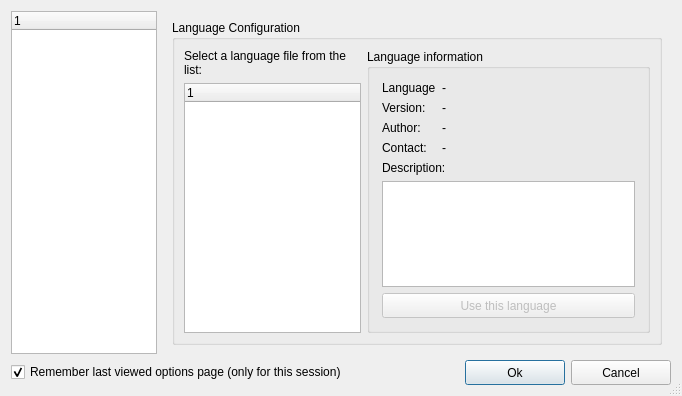
<ui version="4.0" >
 <class>Options</class>
 <widget class="QDialog" name="Options" >
  <property name="geometry" >
   <rect>
    <x>0</x>
    <y>0</y>
    <width>682</width>
    <height>368</height>
   </rect>
  </property>
  <property name="windowTitle" >
   <string>Options</string>
  </property>
  <property name="windowIcon" >
   <iconset resource="../resources/resources.qrc" >:/buttons/images/options.png</iconset>
  </property>
  <property name="sizeGripEnabled" >
   <bool>true</bool>
  </property>
  <layout class="QGridLayout" >
   <item row="0" column="0" >
    <widget class="QTreeWidget" name="trvMenu" >
     <property name="sizePolicy" >
      <sizepolicy vsizetype="Expanding" hsizetype="Fixed" >
       <horstretch>0</horstretch>
       <verstretch>0</verstretch>
      </sizepolicy>
     </property>
     <property name="maximumSize" >
      <size>
       <width>146</width>
       <height>16777215</height>
      </size>
     </property>
     <property name="cursor" stdset="0" >
      <cursorShape>PointingHandCursor</cursorShape>
     </property>
     <property name="frameShape" >
      <enum>QFrame::StyledPanel</enum>
     </property>
     <property name="iconSize" >
      <size>
       <width>48</width>
       <height>48</height>
      </size>
     </property>
     <property name="rootIsDecorated" >
      <bool>false</bool>
     </property>
     <property name="uniformRowHeights" >
      <bool>true</bool>
     </property>
     <property name="itemsExpandable" >
      <bool>false</bool>
     </property>
     <property name="allColumnsShowFocus" >
      <bool>true</bool>
     </property>
     <property name="wordWrap" >
      <bool>true</bool>
     </property>
     <column>
      <property name="text" >
       <string>1</string>
      </property>
     </column>
    </widget>
   </item>
   <item row="0" column="1" >
    <widget class="QStackedWidget" name="pgOptions" >
     <property name="currentIndex" >
      <number>1</number>
     </property>
     <widget class="QWidget" name="pgBasic" >
      <layout class="QGridLayout" >
       <item row="0" column="0" >
        <widget class="QGroupBox" name="gpbDownloads" >
         <property name="title" >
          <string>Downloads</string>
         </property>
         <layout class="QGridLayout" >
          <property name="leftMargin" >
           <number>12</number>
          </property>
          <property name="topMargin" >
           <number>12</number>
          </property>
          <property name="rightMargin" >
           <number>12</number>
          </property>
          <property name="bottomMargin" >
           <number>12</number>
          </property>
          <item row="0" column="0" >
           <widget class="QLineEdit" name="edtDownloadsDir" >
            <property name="minimumSize" >
             <size>
              <width>0</width>
              <height>21</height>
             </size>
            </property>
           </widget>
          </item>
          <item row="1" column="0" >
           <widget class="QCheckBox" name="chbDisplayPopup" >
            <property name="text" >
             <string>Display a popup window on finish a download/conversion video</string>
            </property>
           </widget>
          </item>
          <item row="0" column="1" >
           <widget class="QToolButton" name="spbSelectDownloadDir" >
            <property name="text" >
             <string>...</string>
            </property>
           </widget>
          </item>
         </layout>
        </widget>
       </item>
       <item row="1" column="0" >
        <widget class="QGroupBox" name="gpbFFmpegLib" >
         <property name="title" >
          <string>FFmpeg Lib</string>
         </property>
         <layout class="QGridLayout" >
          <property name="leftMargin" >
           <number>12</number>
          </property>
          <property name="topMargin" >
           <number>12</number>
          </property>
          <property name="rightMargin" >
           <number>12</number>
          </property>
          <property name="bottomMargin" >
           <number>12</number>
          </property>
          <item row="0" column="0" >
           <widget class="QLineEdit" name="edtFFmpegLib" >
            <property name="minimumSize" >
             <size>
              <width>0</width>
              <height>21</height>
             </size>
            </property>
            <property name="styleSheet" >
             <string>QTextLine{
background-color:#124565;
}</string>
            </property>
           </widget>
          </item>
          <item row="0" column="1" >
           <widget class="QToolButton" name="spbSelectFFmpegLib" >
            <property name="text" >
             <string>...</string>
            </property>
           </widget>
          </item>
         </layout>
        </widget>
       </item>
       <item row="2" column="0" >
        <widget class="QGroupBox" name="gpbVideoConversion" >
         <property name="title" >
          <string>Convert videos to Mpeg/DivX/etc...</string>
         </property>
         <property name="checkable" >
          <bool>true</bool>
         </property>
         <property name="checked" >
          <bool>false</bool>
         </property>
         <layout class="QGridLayout" >
          <property name="leftMargin" >
           <number>12</number>
          </property>
          <property name="topMargin" >
           <number>12</number>
          </property>
          <property name="rightMargin" >
           <number>12</number>
          </property>
          <property name="bottomMargin" >
           <number>12</number>
          </property>
          <item row="0" column="0" >
           <widget class="QLabel" name="lblOutputFormat" >
            <property name="text" >
             <string>Output format:</string>
            </property>
           </widget>
          </item>
          <item row="0" column="1" >
           <widget class="QComboBox" name="cmbOutputFormat" />
          </item>
          <item row="0" column="2" >
           <widget class="QLabel" name="lblVideoResolution" >
            <property name="text" >
             <string>Video resolution:</string>
            </property>
           </widget>
          </item>
          <item row="0" column="3" >
           <widget class="QComboBox" name="cmbVideoResolution" />
          </item>
          <item row="1" column="0" >
           <widget class="QLabel" name="lblAudioSampling" >
            <property name="text" >
             <string>Audio sampling rate (Hz):</string>
            </property>
           </widget>
          </item>
          <item row="1" column="1" >
           <widget class="QComboBox" name="cmbAudioSampling" />
          </item>
          <item row="1" column="2" >
           <widget class="QLabel" name="lblVideoFrameRate" >
            <property name="text" >
             <string>Video frame rate (Hz)</string>
            </property>
           </widget>
          </item>
          <item row="1" column="3" >
           <widget class="QComboBox" name="cmbVideoFrameRate" />
          </item>
          <item row="2" column="0" >
           <widget class="QLabel" name="lblOutputQuality" >
            <property name="text" >
             <string>Output quality:</string>
            </property>
           </widget>
          </item>
          <item row="2" column="1" colspan="3" >
           <widget class="QComboBox" name="cmbOutputQuality" />
          </item>
          <item row="3" column="0" colspan="4" >
           <widget class="QCheckBox" name="chbDeleteOriginalVideo" >
            <property name="text" >
             <string>Delete the original downloaded file after the conversion</string>
            </property>
           </widget>
          </item>
         </layout>
        </widget>
       </item>
      </layout>
     </widget>
     <widget class="QWidget" name="pgLanguage" >
      <layout class="QGridLayout" >
       <item row="0" column="0" >
        <widget class="QGroupBox" name="gpbLanguage" >
         <property name="title" >
          <string>Language Configuration </string>
         </property>
         <layout class="QGridLayout" >
          <item row="0" column="0" >
           <widget class="QLabel" name="lblSelectLanguage" >
            <property name="text" >
             <string>Select a language file from the list:</string>
            </property>
            <property name="wordWrap" >
             <bool>true</bool>
            </property>
           </widget>
          </item>
          <item rowspan="2" row="0" column="1" >
           <widget class="QGroupBox" name="gpbLanguageInfo" >
            <property name="sizePolicy" >
             <sizepolicy vsizetype="Preferred" hsizetype="Expanding" >
              <horstretch>0</horstretch>
              <verstretch>0</verstretch>
             </sizepolicy>
            </property>
            <property name="title" >
             <string>Language information</string>
            </property>
            <layout class="QGridLayout" >
             <property name="leftMargin" >
              <number>12</number>
             </property>
             <property name="topMargin" >
              <number>12</number>
             </property>
             <property name="rightMargin" >
              <number>12</number>
             </property>
             <property name="bottomMargin" >
              <number>12</number>
             </property>
             <item row="0" column="0" >
              <widget class="QLabel" name="lblLanguageTitle" >
               <property name="sizePolicy" >
                <sizepolicy vsizetype="Preferred" hsizetype="Fixed" >
                 <horstretch>0</horstretch>
                 <verstretch>0</verstretch>
                </sizepolicy>
               </property>
               <property name="text" >
                <string>Language</string>
               </property>
              </widget>
             </item>
             <item row="0" column="1" >
              <widget class="QLabel" name="lblLanguage" >
               <property name="text" >
                <string>-</string>
               </property>
              </widget>
             </item>
             <item row="1" column="0" >
              <widget class="QLabel" name="lblVersionTitle" >
               <property name="sizePolicy" >
                <sizepolicy vsizetype="Preferred" hsizetype="Fixed" >
                 <horstretch>0</horstretch>
                 <verstretch>0</verstretch>
                </sizepolicy>
               </property>
               <property name="text" >
                <string>Version:</string>
               </property>
              </widget>
             </item>
             <item row="1" column="1" >
              <widget class="QLabel" name="lblVersion" >
               <property name="text" >
                <string>-</string>
               </property>
              </widget>
             </item>
             <item row="2" column="0" >
              <widget class="QLabel" name="lblAuthorTitle" >
               <property name="sizePolicy" >
                <sizepolicy vsizetype="Preferred" hsizetype="Fixed" >
                 <horstretch>0</horstretch>
                 <verstretch>0</verstretch>
                </sizepolicy>
               </property>
               <property name="text" >
                <string>Author:</string>
               </property>
              </widget>
             </item>
             <item row="2" column="1" >
              <widget class="QLabel" name="lblAuthor" >
               <property name="text" >
                <string>-</string>
               </property>
              </widget>
             </item>
             <item row="3" column="0" >
              <widget class="QLabel" name="lblContactTitle" >
               <property name="sizePolicy" >
                <sizepolicy vsizetype="Preferred" hsizetype="Fixed" >
                 <horstretch>0</horstretch>
                 <verstretch>0</verstretch>
                </sizepolicy>
               </property>
               <property name="text" >
                <string>Contact:</string>
               </property>
              </widget>
             </item>
             <item row="3" column="1" >
              <widget class="QLabel" name="lblContact" >
               <property name="text" >
                <string>-</string>
               </property>
              </widget>
             </item>
             <item row="4" column="0" colspan="2" >
              <widget class="QLabel" name="lblDescription" >
               <property name="text" >
                <string>Description:</string>
               </property>
              </widget>
             </item>
             <item row="5" column="0" colspan="2" >
              <widget class="QTextBrowser" name="rchDescription" />
             </item>
             <item row="6" column="0" colspan="2" >
              <widget class="QPushButton" name="btnUseThis" >
               <property name="enabled" >
                <bool>false</bool>
               </property>
               <property name="sizePolicy" >
                <sizepolicy vsizetype="Fixed" hsizetype="Expanding" >
                 <horstretch>0</horstretch>
                 <verstretch>0</verstretch>
                </sizepolicy>
               </property>
               <property name="minimumSize" >
                <size>
                 <width>0</width>
                 <height>25</height>
                </size>
               </property>
               <property name="text" >
                <string>Use this language</string>
               </property>
              </widget>
             </item>
            </layout>
           </widget>
          </item>
          <item row="1" column="0" >
           <widget class="QTreeWidget" name="lsvLanguages" >
            <property name="maximumSize" >
             <size>
              <width>180</width>
              <height>16777215</height>
             </size>
            </property>
            <property name="selectionBehavior" >
             <enum>QAbstractItemView::SelectRows</enum>
            </property>
            <property name="iconSize" >
             <size>
              <width>18</width>
              <height>18</height>
             </size>
            </property>
            <property name="rootIsDecorated" >
             <bool>false</bool>
            </property>
            <property name="uniformRowHeights" >
             <bool>true</bool>
            </property>
            <property name="itemsExpandable" >
             <bool>false</bool>
            </property>
            <property name="allColumnsShowFocus" >
             <bool>true</bool>
            </property>
            <property name="wordWrap" >
             <bool>true</bool>
            </property>
            <column>
             <property name="text" >
              <string>1</string>
             </property>
            </column>
           </widget>
          </item>
         </layout>
        </widget>
       </item>
      </layout>
     </widget>
     <widget class="QWidget" name="pgSession" >
      <layout class="QGridLayout" >
       <item row="0" column="1" >
        <spacer>
         <property name="orientation" >
          <enum>Qt::Vertical</enum>
         </property>
         <property name="sizeHint" >
          <size>
           <width>20</width>
           <height>40</height>
          </size>
         </property>
        </spacer>
       </item>
       <item row="1" column="0" >
        <spacer>
         <property name="orientation" >
          <enum>Qt::Horizontal</enum>
         </property>
         <property name="sizeHint" >
          <size>
           <width>40</width>
           <height>20</height>
          </size>
         </property>
        </spacer>
       </item>
       <item row="1" column="1" colspan="2" >
        <widget class="QGroupBox" name="gpbSession" >
         <property name="title" >
          <string>Session Configuration </string>
         </property>
         <layout class="QGridLayout" >
          <property name="leftMargin" >
           <number>12</number>
          </property>
          <property name="topMargin" >
           <number>12</number>
          </property>
          <property name="rightMargin" >
           <number>12</number>
          </property>
          <property name="bottomMargin" >
           <number>12</number>
          </property>
          <item row="0" column="0" >
           <layout class="QVBoxLayout" >
            <item>
             <widget class="QCheckBox" name="chbSaveRestore" >
              <property name="text" >
               <string>Save and restore the curren session</string>
              </property>
             </widget>
            </item>
            <item>
             <layout class="QHBoxLayout" >
              <item>
               <spacer>
                <property name="orientation" >
                 <enum>Qt::Horizontal</enum>
                </property>
                <property name="sizeType" >
                 <enum>QSizePolicy::Fixed</enum>
                </property>
                <property name="sizeHint" >
                 <size>
                  <width>16</width>
                  <height>16</height>
                 </size>
                </property>
               </spacer>
              </item>
              <item>
               <widget class="QCheckBox" name="chbDontrestoreDownloads" >
                <property name="text" >
                 <string>Don't restore downloaded videos</string>
                </property>
               </widget>
              </item>
             </layout>
            </item>
            <item>
             <spacer>
              <property name="orientation" >
               <enum>Qt::Vertical</enum>
              </property>
              <property name="sizeType" >
               <enum>QSizePolicy::Fixed</enum>
              </property>
              <property name="sizeHint" >
               <size>
                <width>20</width>
                <height>6</height>
               </size>
              </property>
             </spacer>
            </item>
            <item>
             <widget class="QCheckBox" name="chbSaveLog" >
              <property name="text" >
               <string>Save a Log with all downloaded videos (Date + Title + URL)</string>
              </property>
             </widget>
            </item>
            <item>
             <layout class="QHBoxLayout" >
              <item>
               <spacer>
                <property name="orientation" >
                 <enum>Qt::Horizontal</enum>
                </property>
                <property name="sizeType" >
                 <enum>QSizePolicy::Fixed</enum>
                </property>
                <property name="sizeHint" >
                 <size>
                  <width>150</width>
                  <height>27</height>
                 </size>
                </property>
               </spacer>
              </item>
              <item>
               <widget class="QPushButton" name="btnViewLog" >
                <property name="minimumSize" >
                 <size>
                  <width>111</width>
                  <height>25</height>
                 </size>
                </property>
                <property name="text" >
                 <string>View Log</string>
                </property>
               </widget>
              </item>
              <item>
               <widget class="QPushButton" name="btnClearLog" >
                <property name="minimumSize" >
                 <size>
                  <width>111</width>
                  <height>25</height>
                 </size>
                </property>
                <property name="text" >
                 <string>Clear Log</string>
                </property>
               </widget>
              </item>
             </layout>
            </item>
           </layout>
          </item>
         </layout>
        </widget>
       </item>
       <item row="1" column="3" >
        <spacer>
         <property name="orientation" >
          <enum>Qt::Horizontal</enum>
         </property>
         <property name="sizeHint" >
          <size>
           <width>40</width>
           <height>20</height>
          </size>
         </property>
        </spacer>
       </item>
       <item row="2" column="2" >
        <spacer>
         <property name="orientation" >
          <enum>Qt::Vertical</enum>
         </property>
         <property name="sizeHint" >
          <size>
           <width>20</width>
           <height>40</height>
          </size>
         </property>
        </spacer>
       </item>
      </layout>
     </widget>
     <widget class="QWidget" name="pgUpdates" >
      <layout class="QGridLayout" >
       <item row="0" column="1" >
        <spacer>
         <property name="orientation" >
          <enum>Qt::Vertical</enum>
         </property>
         <property name="sizeHint" >
          <size>
           <width>20</width>
           <height>40</height>
          </size>
         </property>
        </spacer>
       </item>
       <item row="1" column="0" >
        <spacer>
         <property name="orientation" >
          <enum>Qt::Horizontal</enum>
         </property>
         <property name="sizeHint" >
          <size>
           <width>40</width>
           <height>20</height>
          </size>
         </property>
        </spacer>
       </item>
       <item rowspan="2" row="1" column="1" >
        <widget class="QGroupBox" name="gpbUpdates" >
         <property name="title" >
          <string>Updates Configuration</string>
         </property>
         <layout class="QGridLayout" >
          <property name="leftMargin" >
           <number>12</number>
          </property>
          <property name="topMargin" >
           <number>12</number>
          </property>
          <property name="rightMargin" >
           <number>12</number>
          </property>
          <property name="bottomMargin" >
           <number>12</number>
          </property>
          <item row="0" column="0" colspan="2" >
           <widget class="QCheckBox" name="chbCheckOnStartup" >
            <property name="text" >
             <string>Check for new versions on program startup</string>
            </property>
           </widget>
          </item>
          <item row="1" column="0" colspan="2" >
           <layout class="QHBoxLayout" >
            <item>
             <widget class="QLabel" name="lblUpdateEvery" >
              <property name="text" >
               <string>Check for new versions every:</string>
              </property>
             </widget>
            </item>
            <item>
             <widget class="QComboBox" name="cmbUpdateEvery" />
            </item>
           </layout>
          </item>
          <item row="2" column="0" >
           <spacer>
            <property name="orientation" >
             <enum>Qt::Vertical</enum>
            </property>
            <property name="sizeType" >
             <enum>QSizePolicy::Fixed</enum>
            </property>
            <property name="sizeHint" >
             <size>
              <width>20</width>
              <height>16</height>
             </size>
            </property>
           </spacer>
          </item>
          <item row="3" column="0" colspan="2" >
           <widget class="QCheckBox" name="chbInstallAutomatically" >
            <property name="text" >
             <string>Install automatically the new versions</string>
            </property>
           </widget>
          </item>
          <item row="4" column="0" >
           <widget class="QPushButton" name="btnCheckNow" >
            <property name="minimumSize" >
             <size>
              <width>0</width>
              <height>25</height>
             </size>
            </property>
            <property name="text" >
             <string>Check for new versions</string>
            </property>
           </widget>
          </item>
          <item row="4" column="1" >
           <spacer>
            <property name="orientation" >
             <enum>Qt::Horizontal</enum>
            </property>
            <property name="sizeHint" >
             <size>
              <width>201</width>
              <height>20</height>
             </size>
            </property>
           </spacer>
          </item>
         </layout>
        </widget>
       </item>
       <item row="2" column="2" >
        <spacer>
         <property name="orientation" >
          <enum>Qt::Horizontal</enum>
         </property>
         <property name="sizeHint" >
          <size>
           <width>40</width>
           <height>20</height>
          </size>
         </property>
        </spacer>
       </item>
       <item row="3" column="1" >
        <spacer>
         <property name="orientation" >
          <enum>Qt::Vertical</enum>
         </property>
         <property name="sizeHint" >
          <size>
           <width>20</width>
           <height>40</height>
          </size>
         </property>
        </spacer>
       </item>
      </layout>
     </widget>
     <widget class="QWidget" name="pgUps" >
      <layout class="QGridLayout" >
       <item row="0" column="0" >
        <widget class="QGroupBox" name="gpbUps" >
         <property name="title" >
          <string>Ups! Configuration</string>
         </property>
         <layout class="QGridLayout" >
          <property name="leftMargin" >
           <number>12</number>
          </property>
          <property name="topMargin" >
           <number>12</number>
          </property>
          <property name="rightMargin" >
           <number>12</number>
          </property>
          <property name="bottomMargin" >
           <number>12</number>
          </property>
          <item row="0" column="0" colspan="3" >
           <widget class="QCheckBox" name="chbDisableAdultSupport" >
            <property name="text" >
             <string>Disable adult websites support</string>
            </property>
           </widget>
          </item>
          <item row="1" column="0" colspan="3" >
           <widget class="QLabel" name="lblUpsInfo" >
            <property name="text" >
             <string>Select which websites are allowed and which websites must be blocked:</string>
            </property>
           </widget>
          </item>
          <item row="2" column="0" >
           <widget class="QLabel" name="lblAllowed" >
            <property name="text" >
             <string>Allowed websites:</string>
            </property>
           </widget>
          </item>
          <item row="2" column="2" >
           <widget class="QLabel" name="lblBlocked" >
            <property name="text" >
             <string>Blocked websites:</string>
            </property>
           </widget>
          </item>
          <item row="3" column="1" >
           <layout class="QVBoxLayout" >
            <item>
             <spacer>
              <property name="orientation" >
               <enum>Qt::Vertical</enum>
              </property>
              <property name="sizeHint" >
               <size>
                <width>20</width>
                <height>40</height>
               </size>
              </property>
             </spacer>
            </item>
            <item>
             <widget class="QToolButton" name="spbRemove" >
              <property name="enabled" >
               <bool>true</bool>
              </property>
              <property name="minimumSize" >
               <size>
                <width>66</width>
                <height>22</height>
               </size>
              </property>
              <property name="text" >
               <string>&lt;</string>
              </property>
             </widget>
            </item>
            <item>
             <widget class="QToolButton" name="spbRemoveAll" >
              <property name="enabled" >
               <bool>true</bool>
              </property>
              <property name="minimumSize" >
               <size>
                <width>66</width>
                <height>22</height>
               </size>
              </property>
              <property name="text" >
               <string>&lt;&lt;</string>
              </property>
             </widget>
            </item>
            <item>
             <widget class="QToolButton" name="spbAddAll" >
              <property name="enabled" >
               <bool>true</bool>
              </property>
              <property name="minimumSize" >
               <size>
                <width>66</width>
                <height>22</height>
               </size>
              </property>
              <property name="text" >
               <string>>></string>
              </property>
             </widget>
            </item>
            <item>
             <widget class="QToolButton" name="spbAdd" >
              <property name="enabled" >
               <bool>true</bool>
              </property>
              <property name="minimumSize" >
               <size>
                <width>66</width>
                <height>22</height>
               </size>
              </property>
              <property name="text" >
               <string>></string>
              </property>
             </widget>
            </item>
            <item>
             <spacer>
              <property name="orientation" >
               <enum>Qt::Vertical</enum>
              </property>
              <property name="sizeHint" >
               <size>
                <width>20</width>
                <height>40</height>
               </size>
              </property>
             </spacer>
            </item>
           </layout>
          </item>
          <item row="3" column="0" >
           <widget class="QTreeWidget" name="lsvServices1" >
            <property name="palette" >
             <palette>
              <active>
               <colorrole role="AlternateBase" >
                <brush brushstyle="SolidPattern" >
                 <color alpha="255" >
                  <red>255</red>
                  <green>243</green>
                  <blue>197</blue>
                 </color>
                </brush>
               </colorrole>
              </active>
              <inactive>
               <colorrole role="AlternateBase" >
                <brush brushstyle="SolidPattern" >
                 <color alpha="255" >
                  <red>255</red>
                  <green>243</green>
                  <blue>197</blue>
                 </color>
                </brush>
               </colorrole>
              </inactive>
              <disabled>
               <colorrole role="AlternateBase" >
                <brush brushstyle="SolidPattern" >
                 <color alpha="255" >
                  <red>255</red>
                  <green>243</green>
                  <blue>197</blue>
                 </color>
                </brush>
               </colorrole>
              </disabled>
             </palette>
            </property>
            <property name="dragEnabled" >
             <bool>true</bool>
            </property>
            <property name="dragDropOverwriteMode" >
             <bool>true</bool>
            </property>
            <property name="dragDropMode" >
             <enum>QAbstractItemView::NoDragDrop</enum>
            </property>
            <property name="alternatingRowColors" >
             <bool>true</bool>
            </property>
            <property name="selectionMode" >
             <enum>QAbstractItemView::ExtendedSelection</enum>
            </property>
            <property name="rootIsDecorated" >
             <bool>false</bool>
            </property>
            <property name="uniformRowHeights" >
             <bool>true</bool>
            </property>
            <property name="itemsExpandable" >
             <bool>false</bool>
            </property>
            <property name="allColumnsShowFocus" >
             <bool>true</bool>
            </property>
            <column>
             <property name="text" >
              <string>1</string>
             </property>
            </column>
           </widget>
          </item>
          <item row="3" column="2" >
           <widget class="QTreeWidget" name="lsvServices2" >
            <property name="palette" >
             <palette>
              <active>
               <colorrole role="AlternateBase" >
                <brush brushstyle="SolidPattern" >
                 <color alpha="255" >
                  <red>255</red>
                  <green>243</green>
                  <blue>197</blue>
                 </color>
                </brush>
               </colorrole>
              </active>
              <inactive>
               <colorrole role="AlternateBase" >
                <brush brushstyle="SolidPattern" >
                 <color alpha="255" >
                  <red>255</red>
                  <green>243</green>
                  <blue>197</blue>
                 </color>
                </brush>
               </colorrole>
              </inactive>
              <disabled>
               <colorrole role="AlternateBase" >
                <brush brushstyle="SolidPattern" >
                 <color alpha="255" >
                  <red>255</red>
                  <green>243</green>
                  <blue>197</blue>
                 </color>
                </brush>
               </colorrole>
              </disabled>
             </palette>
            </property>
            <property name="dragEnabled" >
             <bool>true</bool>
            </property>
            <property name="dragDropOverwriteMode" >
             <bool>true</bool>
            </property>
            <property name="dragDropMode" >
             <enum>QAbstractItemView::NoDragDrop</enum>
            </property>
            <property name="alternatingRowColors" >
             <bool>true</bool>
            </property>
            <property name="selectionMode" >
             <enum>QAbstractItemView::ExtendedSelection</enum>
            </property>
            <property name="rootIsDecorated" >
             <bool>false</bool>
            </property>
            <property name="uniformRowHeights" >
             <bool>true</bool>
            </property>
            <property name="itemsExpandable" >
             <bool>false</bool>
            </property>
            <property name="allColumnsShowFocus" >
             <bool>true</bool>
            </property>
            <column>
             <property name="text" >
              <string>1</string>
             </property>
            </column>
           </widget>
          </item>
         </layout>
        </widget>
       </item>
      </layout>
     </widget>
     <widget class="QWidget" name="pgProxy" >
      <layout class="QGridLayout" >
       <item row="0" column="1" >
        <spacer>
         <property name="orientation" >
          <enum>Qt::Vertical</enum>
         </property>
         <property name="sizeHint" >
          <size>
           <width>20</width>
           <height>40</height>
          </size>
         </property>
        </spacer>
       </item>
       <item row="1" column="0" >
        <spacer>
         <property name="orientation" >
          <enum>Qt::Horizontal</enum>
         </property>
         <property name="sizeType" >
          <enum>QSizePolicy::Expanding</enum>
         </property>
         <property name="sizeHint" >
          <size>
           <width>31</width>
           <height>20</height>
          </size>
         </property>
        </spacer>
       </item>
       <item row="1" column="1" colspan="2" >
        <widget class="QGroupBox" name="gpbProxy" >
         <property name="minimumSize" >
          <size>
           <width>340</width>
           <height>0</height>
          </size>
         </property>
         <property name="title" >
          <string>Use proxy server</string>
         </property>
         <property name="checkable" >
          <bool>true</bool>
         </property>
         <property name="checked" >
          <bool>false</bool>
         </property>
         <layout class="QGridLayout" >
          <item row="0" column="0" colspan="2" >
           <widget class="QLabel" name="lblUserName" >
            <property name="text" >
             <string>User name:</string>
            </property>
           </widget>
          </item>
          <item row="0" column="2" >
           <widget class="QLabel" name="lblPassword" >
            <property name="text" >
             <string>Password:</string>
            </property>
           </widget>
          </item>
          <item row="1" column="0" colspan="2" >
           <widget class="QLineEdit" name="edtUserName" >
            <property name="minimumSize" >
             <size>
              <width>0</width>
              <height>21</height>
             </size>
            </property>
           </widget>
          </item>
          <item row="1" column="2" colspan="2" >
           <widget class="QLineEdit" name="edtPassword" >
            <property name="minimumSize" >
             <size>
              <width>0</width>
              <height>21</height>
             </size>
            </property>
           </widget>
          </item>
          <item row="2" column="0" colspan="2" >
           <widget class="QLabel" name="lblAdress" >
            <property name="text" >
             <string>Adress:</string>
            </property>
           </widget>
          </item>
          <item rowspan="2" row="2" column="3" >
           <layout class="QVBoxLayout" >
            <item>
             <widget class="QLabel" name="lblPort" >
              <property name="text" >
               <string>Port:</string>
              </property>
             </widget>
            </item>
            <item>
             <widget class="QSpinBox" name="spinBoxPort" >
              <property name="minimumSize" >
               <size>
                <width>0</width>
                <height>21</height>
               </size>
              </property>
              <property name="maximumSize" >
               <size>
                <width>50</width>
                <height>16777215</height>
               </size>
              </property>
              <property name="minimum" >
               <number>1</number>
              </property>
              <property name="maximum" >
               <number>4999</number>
              </property>
             </widget>
            </item>
           </layout>
          </item>
          <item row="3" column="0" colspan="3" >
           <widget class="QLineEdit" name="edtAdress" >
            <property name="minimumSize" >
             <size>
              <width>0</width>
              <height>21</height>
             </size>
            </property>
           </widget>
          </item>
          <item row="4" column="0" >
           <widget class="QLabel" name="lblProxyType" >
            <property name="sizePolicy" >
             <sizepolicy vsizetype="Preferred" hsizetype="Fixed" >
              <horstretch>0</horstretch>
              <verstretch>0</verstretch>
             </sizepolicy>
            </property>
            <property name="text" >
             <string>Proxy type:</string>
            </property>
           </widget>
          </item>
          <item row="4" column="1" >
           <widget class="QComboBox" name="cmbProxyType" />
          </item>
         </layout>
        </widget>
       </item>
       <item row="1" column="3" >
        <spacer>
         <property name="orientation" >
          <enum>Qt::Horizontal</enum>
         </property>
         <property name="sizeHint" >
          <size>
           <width>20</width>
           <height>20</height>
          </size>
         </property>
        </spacer>
       </item>
       <item row="2" column="2" >
        <spacer>
         <property name="orientation" >
          <enum>Qt::Vertical</enum>
         </property>
         <property name="sizeHint" >
          <size>
           <width>20</width>
           <height>40</height>
          </size>
         </property>
        </spacer>
       </item>
      </layout>
     </widget>
    </widget>
   </item>
   <item row="1" column="0" colspan="2" >
    <layout class="QHBoxLayout" >
     <item>
      <widget class="QCheckBox" name="chbRememberView" >
       <property name="text" >
        <string>Remember last viewed options page (only for this session)</string>
       </property>
       <property name="checked" >
        <bool>true</bool>
       </property>
      </widget>
     </item>
     <item>
      <spacer>
       <property name="orientation" >
        <enum>Qt::Horizontal</enum>
       </property>
       <property name="sizeHint" >
        <size>
         <width>40</width>
         <height>20</height>
        </size>
       </property>
      </spacer>
     </item>
     <item>
      <widget class="QPushButton" name="btnOk" >
       <property name="minimumSize" >
        <size>
         <width>100</width>
         <height>25</height>
        </size>
       </property>
       <property name="text" >
        <string>Ok</string>
       </property>
       <property name="default" >
        <bool>true</bool>
       </property>
      </widget>
     </item>
     <item>
      <widget class="QPushButton" name="btnCancel" >
       <property name="minimumSize" >
        <size>
         <width>100</width>
         <height>25</height>
        </size>
       </property>
       <property name="text" >
        <string>Cancel</string>
       </property>
      </widget>
     </item>
    </layout>
   </item>
  </layout>
 </widget>
 <tabstops>
  <tabstop>trvMenu</tabstop>
  <tabstop>edtDownloadsDir</tabstop>
  <tabstop>chbDisplayPopup</tabstop>
  <tabstop>edtFFmpegLib</tabstop>
  <tabstop>spbSelectFFmpegLib</tabstop>
  <tabstop>cmbOutputFormat</tabstop>
  <tabstop>cmbVideoResolution</tabstop>
  <tabstop>cmbAudioSampling</tabstop>
  <tabstop>cmbVideoFrameRate</tabstop>
  <tabstop>cmbOutputQuality</tabstop>
  <tabstop>chbDeleteOriginalVideo</tabstop>
  <tabstop>rchDescription</tabstop>
  <tabstop>btnUseThis</tabstop>
  <tabstop>chbSaveRestore</tabstop>
  <tabstop>chbDontrestoreDownloads</tabstop>
  <tabstop>chbSaveLog</tabstop>
  <tabstop>btnViewLog</tabstop>
  <tabstop>btnClearLog</tabstop>
  <tabstop>chbCheckOnStartup</tabstop>
  <tabstop>cmbUpdateEvery</tabstop>
  <tabstop>chbInstallAutomatically</tabstop>
  <tabstop>btnCheckNow</tabstop>
  <tabstop>chbDisableAdultSupport</tabstop>
  <tabstop>spbRemove</tabstop>
  <tabstop>spbRemoveAll</tabstop>
  <tabstop>spbAddAll</tabstop>
  <tabstop>spbAdd</tabstop>
  <tabstop>edtUserName</tabstop>
  <tabstop>edtPassword</tabstop>
  <tabstop>edtAdress</tabstop>
  <tabstop>spinBoxPort</tabstop>
  <tabstop>chbRememberView</tabstop>
  <tabstop>btnOk</tabstop>
  <tabstop>btnCancel</tabstop>
 </tabstops>
 <resources>
  <include location="../resources/resources.qrc" />
 </resources>
 <connections>
  <connection>
   <sender>btnCancel</sender>
   <signal>clicked()</signal>
   <receiver>Options</receiver>
   <slot>hide()</slot>
   <hints>
    <hint type="sourcelabel" >
     <x>647</x>
     <y>344</y>
    </hint>
    <hint type="destinationlabel" >
     <x>679</x>
     <y>243</y>
    </hint>
   </hints>
  </connection>
 </connections>
</ui>
